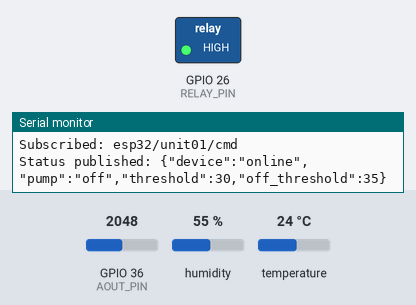
The program below on a simulated ESP32. Shown: switched loads named in the program (green lamp = pin HIGH), the last lines printed to the serial monitor. The test bench sets the inputs (shaded band); at power-on: GPIO 36 (AOUT_PIN) = 2048, humidity 55 %, temperature 24 °C. WiFi joins after 1.5 s; servers stay silent unless stated; no MQTT or app messages arrive unless stated; not simulated (calls return 0 or success): ../secrets.h.

Above: at 5.9 s.
6.0 s: GPIO 36 (AOUT_PIN) set to 2586
11.5 s: GPIO 36 (AOUT_PIN) set to 2684
At 20.4 s:
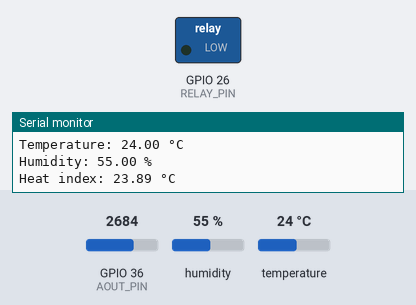
Timing chart, 0 to 21.9 s (numbered marks = the images above; inputs shaded):
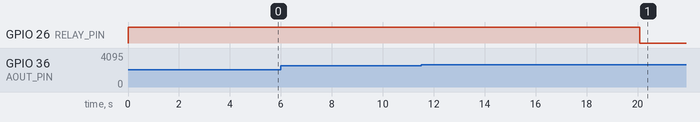

Measured:
- the behaviour switches between 2630 and 2631 on GPIO 36 (AOUT_PIN) (found by bisection; images 0 and 1)
- after the input at 11.5 s, GPIO 26 (RELAY_PIN): HIGH → LOW after 8.6 s

The program:

main.cpp
```cpp
#include <Arduino.h>
#include <WiFi.h>
#include <PubSubClient.h>
#include <ArduinoJson.h>
#include <WiFiClientSecure.h>
#include "DHT.h"
#include "../secrets.h"

// ================== CONFIG ==================
const char* mqtt_server =
    "c696e02ee3fa4f93a1a9ff93f68656d6.s1.eu.hivemq.cloud";

const int mqtt_port = 8883;

const char* device_id =
    "ESP32_Pro_Unit_01";

const char* topic_telemetry =
    "esp32/unit01/data";

const char* topic_command =
    "esp32/unit01/cmd";

const char* topic_status =
    "esp32/unit01/status";

const char* topic_event =
    "esp32/unit01/event";

// ================== PIN ==================
#define DHTPIN 4
#define DHTTYPE DHT11
#define AOUT_PIN 36

// Chân điều khiển relay máy bơm
#define RELAY_PIN 26

// Relay kích ở mức LOW
#define RELAY_ON LOW
#define RELAY_OFF HIGH

// Nếu đang thử bằng LED thì sử dụng:
// #define RELAY_ON HIGH
// #define RELAY_OFF LOW

// ================== SOIL CONFIG ==================

// Giá trị ADC khi đất khô
const int SOIL_DRY_ADC = 3200;

// Giá trị ADC khi đất ướt
const int SOIL_WET_ADC = 1300;

// Ngưỡng bật bơm mặc định, có thể thay đổi từ MQTT
float soilPumpThreshold = 30.0;

// Khoảng trễ để relay không bật/tắt liên tục
// Ví dụ threshold = 30% thì bật dưới 30%, tắt từ 35%
const float SOIL_HYSTERESIS = 5.0;

// ================== OBJECT ==================
WiFiClientSecure espClient;
PubSubClient client(espClient);

DHT dht(DHTPIN, DHTTYPE);

// ================== STATE ==================
unsigned long lastSensorTime = 0;
unsigned long lastPublishTime = 0;
unsigned long lastReconnectAttempt = 0;

// Đọc cảm biến mỗi 10 giây
const unsigned long sensorInterval = 10000;

// Gửi dữ liệu MQTT mỗi 30 giây
const unsigned long publishInterval = 30000;

// Thử kết nối lại MQTT mỗi 5 giây
const unsigned long reconnectInterval = 5000;

// Dữ liệu cảm biến gần nhất
float temp = NAN;
float humidity = NAN;
float heatIndex = NAN;

int adcValue = 0;

// Độ ẩm đất theo phần trăm
float soilMoisturePercent = 0.0;

// Trạng thái máy bơm
bool pumpState = false;

// Ghi nhớ hệ thống đang ở trạng thái cảnh báo đất khô
bool soilLowEventActive = false;

// Số lần DHT11 đọc lỗi liên tiếp
int dhtErrorCount = 0;

// Đã gửi cảnh báo lỗi DHT11 hay chưa
bool dhtErrorEventActive = false;

// Chỉ gửi event khi lỗi đủ 3 lần liên tiếp
const int DHT_ERROR_LIMIT = 3;

// ================== SOIL CONVERSION ==================

float convertSoilAdcToPercent(int adc) {
    float percentage =
        ((SOIL_DRY_ADC - adc) * 100.0) /
        (SOIL_DRY_ADC - SOIL_WET_ADC);

    return constrain(
        percentage,
        0.0,
        100.0
    );
}

// ================== EVENT ==================

void publishEvent(
    const char* type,
    const char* severity,
    const char* value,
    float threshold,
    const char* source
) {
    if (!client.connected()) {
        Serial.println(
            "Cannot publish event: MQTT disconnected"
        );
        return;
    }

    JsonDocument doc;

    doc["type"] = type;
    doc["severity"] = severity;
    doc["value"] = value;

    // Chỉ thêm threshold khi có giá trị hợp lệ
    if (!isnan(threshold)) {
        doc["threshold"] = threshold;
    }

    // manual hoặc automatic
    if (
        source != nullptr &&
        strlen(source) > 0
    ) {
        doc["source"] = source;
    }

    char buffer[256];

    size_t jsonSize = serializeJson(
        doc,
        buffer,
        sizeof(buffer)
    );

    if (jsonSize == 0) {
        Serial.println(
            "Event JSON serialization failed"
        );
        return;
    }

    // Event không dùng retain để tránh gửi lại
    // sự kiện cũ khi server kết nối lại
    bool published = client.publish(
        topic_event,
        buffer,
        false
    );

    if (published) {
        Serial.print("Event published: ");
        Serial.println(buffer);
    } else {
        Serial.println(
            "Event publish failed"
        );
    }
}

// ================== STATUS ==================

void publishStatus() {
    if (!client.connected()) {
        return;
    }

    JsonDocument doc;

    doc["device"] = "online";
    doc["pump"] =
        pumpState ? "on" : "off";

    doc["threshold"] =
        soilPumpThreshold;

    doc["off_threshold"] =
        soilPumpThreshold + SOIL_HYSTERESIS;

    char buffer[192];

    size_t jsonSize = serializeJson(
        doc,
        buffer,
        sizeof(buffer)
    );

    if (jsonSize == 0) {
        Serial.println(
            "Status JSON serialization failed"
        );
        return;
    }

    bool published = client.publish(
        topic_status,
        buffer,
        true
    );

    if (published) {
        Serial.print(
            "Status published: "
        );

        Serial.println(buffer);
    } else {
        Serial.println(
            "Status publish failed"
        );
    }
}

// ================== PUMP ==================

void setPumpState(
    bool turnOn,
    const char* source = "automatic"
) {
    // Không xử lý và không gửi event
    // nếu trạng thái bơm không thay đổi
    if (pumpState == turnOn) {
        return;
    }

    pumpState = turnOn;

    digitalWrite(
        RELAY_PIN,
        turnOn
            ? RELAY_ON
            : RELAY_OFF
    );

    Serial.print(
        "Pump changed to: "
    );

    Serial.println(
        turnOn ? "ON" : "OFF"
    );

    /*
     * Chỉ gửi event sau khi relay
     * đã thực sự được chuyển trạng thái.
     */
    if (turnOn) {
        publishEvent(
            "pump_started",
            "info",
            "on",
            soilPumpThreshold,
            source
        );
    } else {
        publishEvent(
            "pump_stopped",
            "info",
            "off",
            soilPumpThreshold +
                SOIL_HYSTERESIS,
            source
        );
    }

    // Cập nhật trạng thái hiện tại,
    // dùng retained message
    publishStatus();
}


// ================== AUTOMATIC PUMP ==================

void handleAutomaticPump() {
    const float pumpOffThreshold =
        soilPumpThreshold + SOIL_HYSTERESIS;

    /*
     * Chuyển độ ẩm hiện tại thành chuỗi
     * để truyền vào publishEvent().
     */
    char moistureValue[16];

    snprintf(
        moistureValue,
        sizeof(moistureValue),
        "%.1f",
        soilMoisturePercent
    );

    // Đất vừa giảm xuống dưới ngưỡng
    if (
        soilMoisturePercent <
        soilPumpThreshold
    ) {
        /*
         * Chỉ gửi cảnh báo một lần khi bắt đầu khô.
         * Những lần đọc tiếp theo vẫn khô thì không gửi lại.
         */
        if (!soilLowEventActive) {
            publishEvent(
                "soil_moisture_low",
                "warning",
                moistureValue,
                soilPumpThreshold,
                "automatic"
            );

            soilLowEventActive = true;
        }

        if (!pumpState) {
            Serial.println(
                "Soil is dry -> Pump ON"
            );

            setPumpState(
                true,
                "automatic"
            );
        }

        return;
    }

    // Độ ẩm đã tăng đến ngưỡng tắt bơm
    if (
        soilMoisturePercent >=
        pumpOffThreshold
    ) {
        /*
         * Chỉ gửi phục hồi nếu trước đó
         * đã có cảnh báo đất khô.
         */
        if (soilLowEventActive) {
            publishEvent(
                "soil_moisture_recovered",
                "info",
                moistureValue,
                pumpOffThreshold,
                "automatic"
            );

            soilLowEventActive = false;
        }

        if (pumpState) {
            Serial.println(
                "Soil is wet -> Pump OFF"
            );

            setPumpState(
                false,
                "automatic"
            );
        }

        return;
    }

    // Trong vùng trễ 30–35%, giữ trạng thái hiện tại
    Serial.println(
        "Soil moisture in hysteresis range"
    );
}

// ================== WIFI ==================

void handleWiFi() {
    if (WiFi.status() == WL_CONNECTED) {
        return;
    }

    static bool connecting = false;

    if (!connecting) {
        Serial.println(
            "Connecting WiFi..."
        );

        WiFi.begin(
            WIFI_SSID,
            WIFI_PASSWORD
        );

        connecting = true;
    }

    if (
        WiFi.status() ==
            WL_CONNECT_FAILED ||
        WiFi.status() ==
            WL_NO_SSID_AVAIL
    ) {
        connecting = false;
    }
}

// ================== MQTT CALLBACK ==================

void callback(
    char* topic,
    byte* payload,
    unsigned int length
) {
    Serial.print(
        "Received topic: "
    );

    Serial.println(topic);

    // Chỉ xử lý topic lệnh
    if (
        strcmp(
            topic,
            topic_command
        ) != 0
    ) {
        return;
    }

    JsonDocument doc;

    DeserializationError error =
        deserializeJson(
            doc,
            payload,
            length
        );

    if (error) {
        Serial.print(
            "Invalid command JSON: "
        );

        Serial.println(
            error.c_str()
        );

        return;
    }

    bool commandHandled = false;
    bool statusAlreadyPublished = false;

    // Nhận và cập nhật ngưỡng độ ẩm từ MQTT
    if (!doc["threshold"].isNull()) {
        if (!doc["threshold"].is<float>() &&
            !doc["threshold"].is<int>()) {
            Serial.println(
                "Threshold must be a number"
            );
        } else {
            float newThreshold =
                doc["threshold"].as<float>();

            // Chừa khoảng cho hysteresis để ngưỡng tắt không vượt 100%
            if (
                newThreshold >= 0.0 &&
                newThreshold <=
                    100.0 - SOIL_HYSTERESIS
            ) {
                soilPumpThreshold =
                    newThreshold;

                Serial.print(
                    "New soil threshold: "
                );

                Serial.print(
                    soilPumpThreshold
                );

                Serial.println(" %");

                commandHandled = true;

                bool previousPumpState =
                    pumpState;

                // Áp dụng ngay ngưỡng mới
                handleAutomaticPump();

                // setPumpState đã publish nếu trạng thái thay đổi
                statusAlreadyPublished =
                    previousPumpState !=
                    pumpState;
            } else {
                Serial.print(
                    "Threshold must be from 0 to "
                );

                Serial.println(
                    100.0 - SOIL_HYSTERESIS
                );
            }
        }
    }

    // Vẫn hỗ trợ lệnh bật/tắt bơm thủ công
    if (!doc["pump"].isNull()) {
        const char* pumpCommand =
            doc["pump"] | "";

        Serial.print(
            "Pump command: "
        );

        Serial.println(
            pumpCommand
        );

        bool previousPumpState =
            pumpState;

        if (
            strcmp(
                pumpCommand,
                "on"
            ) == 0 ||
            strcmp(
                pumpCommand,
                "ON"
            ) == 0
        ) {
            setPumpState(
                true,
                "manual"
            );
            commandHandled = true;
        }
        else if (
            strcmp(
                pumpCommand,
                "off"
            ) == 0 ||
            strcmp(
                pumpCommand,
                "OFF"
            ) == 0
        ) {
            setPumpState(
                false,
                "manual"
            );
            commandHandled = true;
        }
        else {
            Serial.println(
                "Invalid pump command"
            );
        }

        if (
            previousPumpState !=
            pumpState
        ) {
            statusAlreadyPublished = true;
        }
    }

    if (!commandHandled) {
        Serial.println(
            "No valid command found"
        );
        return;
    }

    // Nếu trạng thái bơm không đổi thì vẫn phản hồi threshold mới
    if (!statusAlreadyPublished) {
        publishStatus();
    }
}

// ================== MQTT ==================

void handleMQTT() {
    if (
        WiFi.status() !=
        WL_CONNECTED
    ) {
        return;
    }

    if (!client.connected()) {
        unsigned long now =
            millis();

        if (
            now -
                lastReconnectAttempt <
            reconnectInterval
        ) {
            return;
        }

        lastReconnectAttempt = now;

        Serial.println(
            "Connecting MQTT..."
        );

        /*
         * Broker tự gửi thông báo này
         * nếu ESP32 mất kết nối đột ngột.
         */
        const char* lastWillMessage =
            "{\"device\":\"offline\","
            "\"pump\":\"unknown\"}";

        bool connected =
            client.connect(
                device_id,
                MQTT_USER,
                MQTT_PASS,
                topic_status,
                0,
                true,
                lastWillMessage
            );

        if (connected) {
            Serial.println(
                "MQTT connected"
            );

            bool subscribed =
                client.subscribe(
                    topic_command
                );

            if (subscribed) {
                Serial.print(
                    "Subscribed: "
                );

                Serial.println(
                    topic_command
                );
            } else {
                Serial.println(
                    "Subscribe command failed"
                );
            }

            // Gửi trạng thái sau khi kết nối
            publishStatus();
        } else {
            Serial.print(
                "MQTT connection failed, state: "
            );

            Serial.println(
                client.state()
            );
        }

        return;
    }

    client.loop();
}

// ================== SENSOR ==================

void handleSensor() {
    unsigned long now =
        millis();

    if (
        now - lastSensorTime <
        sensorInterval
    ) {
        return;
    }

    lastSensorTime = now;

    // Đọc cảm biến độ ẩm đất trước
    adcValue =
        analogRead(AOUT_PIN);

    soilMoisturePercent =
        convertSoilAdcToPercent(
            adcValue
        );

    // Tự động điều khiển máy bơm
    handleAutomaticPump();

    // Đọc DHT11
    float newHumidity =
        dht.readHumidity();

    float newTemp =
        dht.readTemperature();

    if (
        isnan(newHumidity) ||
        isnan(newTemp)
    ) {
        dhtErrorCount++;

        Serial.print(
            "DHT error count: "
        );

        Serial.println(
            dhtErrorCount
        );

        /*
        * Chỉ gửi cảnh báo sau khi cảm biến
        * đọc lỗi đủ số lần liên tiếp.
        */
        if (
            dhtErrorCount >= DHT_ERROR_LIMIT &&
            !dhtErrorEventActive &&
            client.connected()
        ) {
            publishEvent(
                "sensor_error",
                "critical",
                "dht11",
                NAN,
                "automatic"
            );

            dhtErrorEventActive = true;

            Serial.println(
                "DHT error event sent"
            );
        }
    } else {
        /*
        * Nếu trước đó DHT11 đang lỗi,
        * gửi event thông báo đã phục hồi.
        */
        if (
            dhtErrorEventActive &&
            client.connected()
        ) {
            publishEvent(
                "sensor_recovered",
                "info",
                "dht11",
                NAN,
                "automatic"
            );

            dhtErrorEventActive = false;

            Serial.println(
                "DHT recovered event sent"
            );
        }

        // Đọc thành công thì đặt lại bộ đếm lỗi
        dhtErrorCount = 0;

        humidity =
            newHumidity;

        temp =
            newTemp;

        heatIndex =
            dht.computeHeatIndex(
                temp,
                humidity,
                false
            );
    }


    Serial.println(
        "========================"
    );

    Serial.println(
        "Sensor updated"
    );

    if (!isnan(temp)) {
        Serial.print(
            "Temperature: "
        );

        Serial.print(temp);
        Serial.println(" °C");
    }

    if (!isnan(humidity)) {
        Serial.print(
            "Humidity: "
        );

        Serial.print(humidity);
        Serial.println(" %");
    }

    if (!isnan(heatIndex)) {
        Serial.print(
            "Heat index: "
        );

        Serial.print(heatIndex);
        Serial.println(" °C");
    }

    Serial.print(
        "Soil ADC: "
    );

    Serial.println(
        adcValue
    );

    Serial.print(
        "Soil moisture: "
    );

    Serial.print(
        soilMoisturePercent
    );

    Serial.println(" %");

    Serial.print(
        "Pump: "
    );

    Serial.println(
        pumpState ? "ON" : "OFF"
    );
}

// ================== MQTT PUBLISH ==================

void handlePublish() {
    if (!client.connected()) {
        return;
    }

    unsigned long now =
        millis();

    if (
        now - lastPublishTime <
        publishInterval
    ) {
        return;
    }

    lastPublishTime = now;

    JsonDocument doc;

    doc["device"] =
        device_id;

    // Chỉ gửi DHT nếu đã đọc được
    if (!isnan(temp)) {
        doc["temp"] =
            temp;
    } else {
        doc["temp"] =
            nullptr;
    }

    if (!isnan(humidity)) {
        doc["humidity"] =
            humidity;
    } else {
        doc["humidity"] =
            nullptr;
    }

    if (!isnan(heatIndex)) {
        doc["heat_index"] =
            heatIndex;
    } else {
        doc["heat_index"] =
            nullptr;
    }

    doc["adc"] =
        adcValue;

    doc["soil_moisture"] =
        soilMoisturePercent;

    doc["threshold"] =
        soilPumpThreshold;

    doc["off_threshold"] =
        soilPumpThreshold + SOIL_HYSTERESIS;

    doc["uptime"] =
        millis() / 1000;

    doc["pump"] =
        pumpState
            ? "on"
            : "off";

    char buffer[256];

    size_t jsonSize =
        serializeJson(
            doc,
            buffer,
            sizeof(buffer)
        );

    if (jsonSize == 0) {
        Serial.println(
            "JSON serialization failed"
        );

        return;
    }

    bool published =
        client.publish(
            topic_telemetry,
            buffer
        );

    if (published) {
        Serial.println(
            "------------------------"
        );

        Serial.println(
            "Published MQTT:"
        );

        Serial.println(
            buffer
        );
    } else {
        Serial.println(
            "MQTT publish failed"
        );
    }
}

// ================== SETUP ==================

void setup() {
    Serial.begin(9600);

    WiFi.mode(WIFI_STA);

    espClient.setInsecure();

    client.setServer(
        mqtt_server,
        mqtt_port
    );

    client.setCallback(
        callback
    );

    client.setBufferSize(
        512
    );

    dht.begin();

    analogSetPinAttenuation(
        AOUT_PIN,
        ADC_11db
    );

    pinMode(
        RELAY_PIN,
        OUTPUT
    );

    // Tắt bơm khi ESP32 khởi động
    digitalWrite(
        RELAY_PIN,
        RELAY_OFF
    );

    pumpState = false;

    Serial.println(
        "System initialized"
    );

    Serial.println(
        "Pump default state: OFF"
    );

    Serial.print(
        "Default soil threshold: "
    );

    Serial.print(
        soilPumpThreshold
    );

    Serial.println(" %");
}

// ================== LOOP ==================

void loop() {
    handleWiFi();
    handleMQTT();
    handleSensor();
    handlePublish();
}
```
